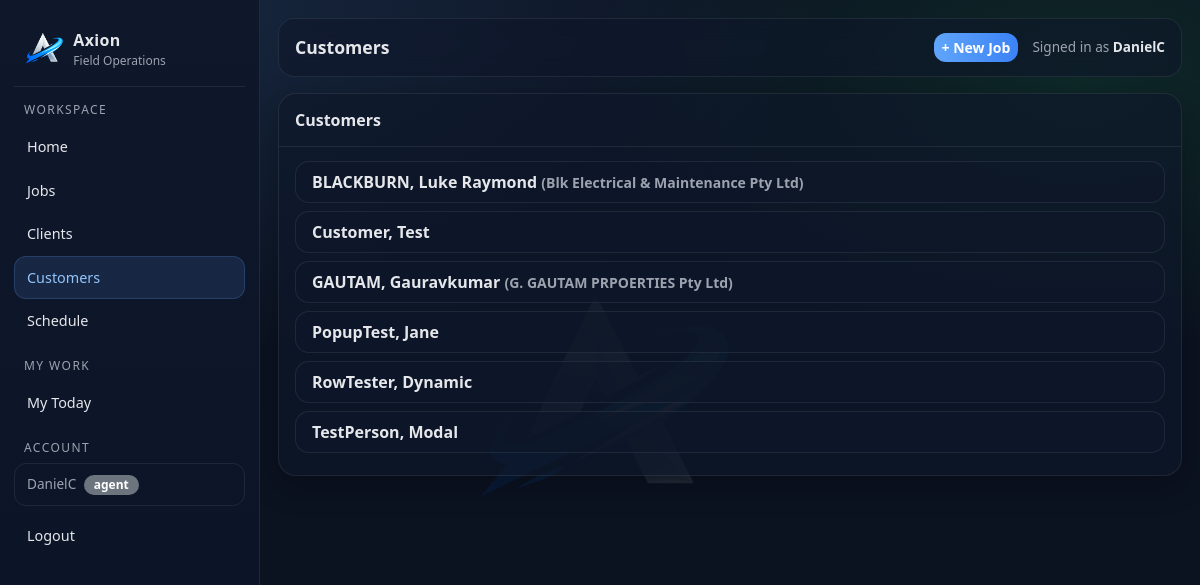
The page /customers (signed in) on the database its author committed.
### tables this page shows
CREATE TABLE customers (
        id INTEGER PRIMARY KEY AUTOINCREMENT,
        first_name TEXT NOT NULL,
        last_name TEXT NOT NULL,
        company TEXT,
        email TEXT,
        dob TEXT,
        address TEXT,
        notes TEXT,
        id_image_filename TEXT,
        id_image_path TEXT,
        created_at TEXT NOT NULL,
        updated_at TEXT NOT NULL DEFAULT ''
    );

### app.py (the view)
@app.get("/customers")
@login_required
def customers_list():
    conn = db()
    cur = conn.cursor()
    cur.execute("SELECT * FROM customers ORDER BY last_name, first_name")
    rows = cur.fetchall()
    conn.close()
    return render_template("customers.html", customers=rows)

### app.py (called while the page is built)
def db():
    conn = sqlite3.connect(DB_PATH)
    conn.row_factory = sqlite3.Row
    return conn

def add_column_if_missing(cur, table, col, coltype):
    cur.execute(f"PRAGMA table_info({table})")
    cols = [r["name"] for r in cur.fetchall()]
    if col not in cols:
        cur.execute(f"ALTER TABLE {table} ADD COLUMN {col} {coltype}")

@app.context_processor
def inject_globals():
    return {"GOOGLE_MAPS_API_KEY": os.environ.get("GOOGLE_MAPS_API_KEY", "")}

@app.before_request
def _ensure_db():
    init_db()

def login_required(f):
    @wraps(f)
    def wrapper(*args, **kwargs):
        if not session.get("user_id"):
            return redirect(url_for("login"))
        return f(*args, **kwargs)
    return wrapper

### templates/customers.html (shortened to what this page needs)
{% extends "layout.html" %}
{% block page_title %}Customers{% endblock %}
{% block content %}
<div class="ax-card">
  <div class="ax-card-h d-flex justify-content-between align-items-center">
    <div>Customers</div>
  </div>
  <div class="ax-card-b">
    <div class="list-group list-group-flush">
      {% for c in customers %}
        <a href="/customers/{{ c.id }}" class="list-group-item list-group-item-action">
          <div class="d-flex justify-content-between align-items-start">
            <div>
              <div class="fw-semibold">{{ c.last_name }}, {{ c.first_name }}{% if c.company %} <span class="small" style="color:var(--muted)">({{ c.company }})</span>{% endif %}</div>
            </div>
          </div>
        </a>
      {% else %}
        <div style="color:var(--muted)" class="py-3 text-center">No customers yet.</div>
      {% endfor %}
    </div>
  </div>
</div>
{% endblock %}

### templates/layout.html (shortened to what this page needs)
<!doctype html>
<html lang="en">
<head>
  <link href="https://cdn.jsdelivr.net/npm/bootstrap@5.3.3/dist/css/bootstrap.min.css" rel="stylesheet">
</head>
<body>
  <div class="ax-shell">
    <aside class="ax-sidebar">
      <a class="ax-brand" href="/">
        <img src="{{ url_for('static', filename='images/axion-a-logo.png') }}" alt="Axion">
        <div>
          <div class="name">Axion</div>
          <div class="sub">Field Operations</div>
        </div>
      </a>
      <div class="ax-nav">
        <div class="hint">Workspace</div>
        <a href="/dashboard" class="{% if request.path == '/dashboard' %}active{% endif %}">Home</a>
        <a href="/jobs" class="{% if request.path.startswith('/jobs') %}active{% endif %}">Jobs</a>
        <a href="/clients" class="{% if request.path.startswith('/clients') %}active{% endif %}">Clients</a>
        <a href="/customers" class="{% if request.path.startswith('/customers') %}active{% endif %}">Customers</a>
        <a href="/schedule" class="{% if request.path.startswith('/schedule') %}active{% endif %}">Schedule</a>
        {% if session.get('role') == 'agent' %}
          <div class="hint">My Work</div>
          <a href="/my/today" class="{% if request.path.startswith('/my') %}active{% endif %}">My Today</a>
        {% endif %}
        <div class="hint">Account</div>
        {% if session.get('user_id') %}
          <div class="ax-user-chip mb-2">
            {{ session.get('user_name') }}
            <span class="badge {% if session.get('role') == 'admin' %}bg-danger{% else %}bg-secondary{% endif %} ms-1">{{ session.get('role') }}</span>
          </div>
          <a href="/logout">Logout</a>
        {% else %}
          <a href="/login" class="{% if request.path.startswith('/login') or request.path.startswith('/signup') %}active{% endif %}">Login</a>
        {% endif %}
      </div>
    </aside>
    <main class="ax-main">
      <div class="ax-topbar">
        <div class="title">{% block page_title %}Axion{% endblock %}</div>
        <div style="display:flex; align-items:center; gap:14px;">
          {% if session.get('user_id') %}
            <a href="/jobs/new" class="btn btn-primary btn-sm">+ New Job</a>
          {% endif %}
          <div style="color:var(--muted); font-size:.85rem;">
            {% if session.get('user_id') %}
              Signed in as <strong style="color:var(--text)">{{ session.get('user_name') }}</strong>
            {% else %}
              Not signed in
            {% endif %}
          </div>
        </div>
      </div>
      {% block content %}{% endblock %}
    </main>
  </div>
</body>
</html>

### templates/layout.html (style rules this page uses)
:root { --bg: #0b1220; --panel: #0f172a; --panel2: #111c33; --text: #e5e7eb; --muted: #9ca3af; --line: rgba(255,255,255,.08); --accent: #60a5fa; --accent2: #22c55e; --danger: #ef4444; }
body { background: radial-gradient(1200px 600px at 10% 0%, rgba(96,165,250,.15), transparent 60%), radial-gradient(900px 500px at 90% 10%, rgba(34,197,94,.12), transparent 55%), var(--bg); color: var(--text); }
body::before { content: ''; position: fixed; inset: 0; background: url('/static/images/axion-a-logo.png') center center / 260px auto no-repeat; opacity: .10; pointer-events: none; z-index: 0; }
.ax-shell { min-height: 100vh; display: grid; grid-template-columns: 260px 1fr; position: relative; z-index: 1; }
.ax-sidebar { background: linear-gradient(180deg, var(--panel), #0b1326); border-right: 1px solid var(--line); position: sticky; top: 0; height: 100vh; padding: 18px 14px; overflow-y: auto; }
.ax-brand { display:flex; align-items:center; gap: 10px; padding: 10px 10px 16px 10px; border-bottom: 1px solid var(--line); margin-bottom: 14px; text-decoration: none; }
.ax-brand img { height: 34px; }
.ax-brand .name { font-weight: 700; letter-spacing: .3px; color: var(--text); }
.ax-brand .sub { font-size: .75rem; color: var(--muted); }
.ax-nav a { display:flex; align-items:center; gap: 10px; padding: 10px 12px; border-radius: 12px; color: var(--text); text-decoration:none; border: 1px solid transparent; font-size: .9rem; }
.ax-nav a.active { background: rgba(96,165,250,.12); border-color: rgba(96,165,250,.20); color: #93c5fd; }
.ax-nav .hint { color: var(--muted); font-size: .75rem; margin: 14px 10px 6px; text-transform: uppercase; letter-spacing: .12em; }
.ax-user-chip { margin-top: auto; padding: 10px 12px; border-radius: 12px; border: 1px solid var(--line); font-size: .85rem; color: var(--muted); }
.ax-main { padding: 18px 18px 28px; min-width: 0; }
.ax-topbar { background: rgba(15, 23, 42, .55); border: 1px solid var(--line); border-radius: 16px; padding: 14px 16px; display:flex; align-items:center; justify-content: space-between; backdrop-filter: blur(10px); margin-bottom: 16px; }
.ax-topbar .title { font-size: 1.1rem; font-weight: 650; }
.ax-card { background: rgba(15, 23, 42, .65); border: 1px solid var(--line); border-radius: 18px; box-shadow: 0 10px 30px rgba(0,0,0,.25); overflow: visible; }
.ax-card .ax-card-h { padding: 14px 16px; border-bottom: 1px solid var(--line); font-weight: 650; }
.ax-card .ax-card-b { padding: 14px 16px; }
.btn { border-radius: 12px; font-weight: 600; }
.btn-primary { background: linear-gradient(90deg, #60a5fa, #3b82f6); border: 0; }
.badge { border-radius: 999px; padding: 4px 10px; font-weight: 600; font-size: .75rem; }
.list-group-item { background: rgba(15, 23, 42, .65) !important; border: 1px solid var(--line) !important; color: var(--text) !important; border-radius: 14px !important; margin-bottom: 8px; }

### rows shown on the page
customers: last_name "BLACKBURN", first_name "Luke Raymond", company "Blk Electrical & Maintenance Pty Ltd"
customers: last_name "Customer", first_name "Test"
customers: last_name "GAUTAM", first_name "Gauravkumar", company "G. GAUTAM PRPOERTIES Pty Ltd"
customers: last_name "PopupTest", first_name "Jane"
customers: last_name "RowTester", first_name "Dynamic"
customers: last_name "TestPerson", first_name "Modal"

### other values the page prints
{{ session.get('user_name') }} "DanielC"
{{ session.get('role') }} "agent"
